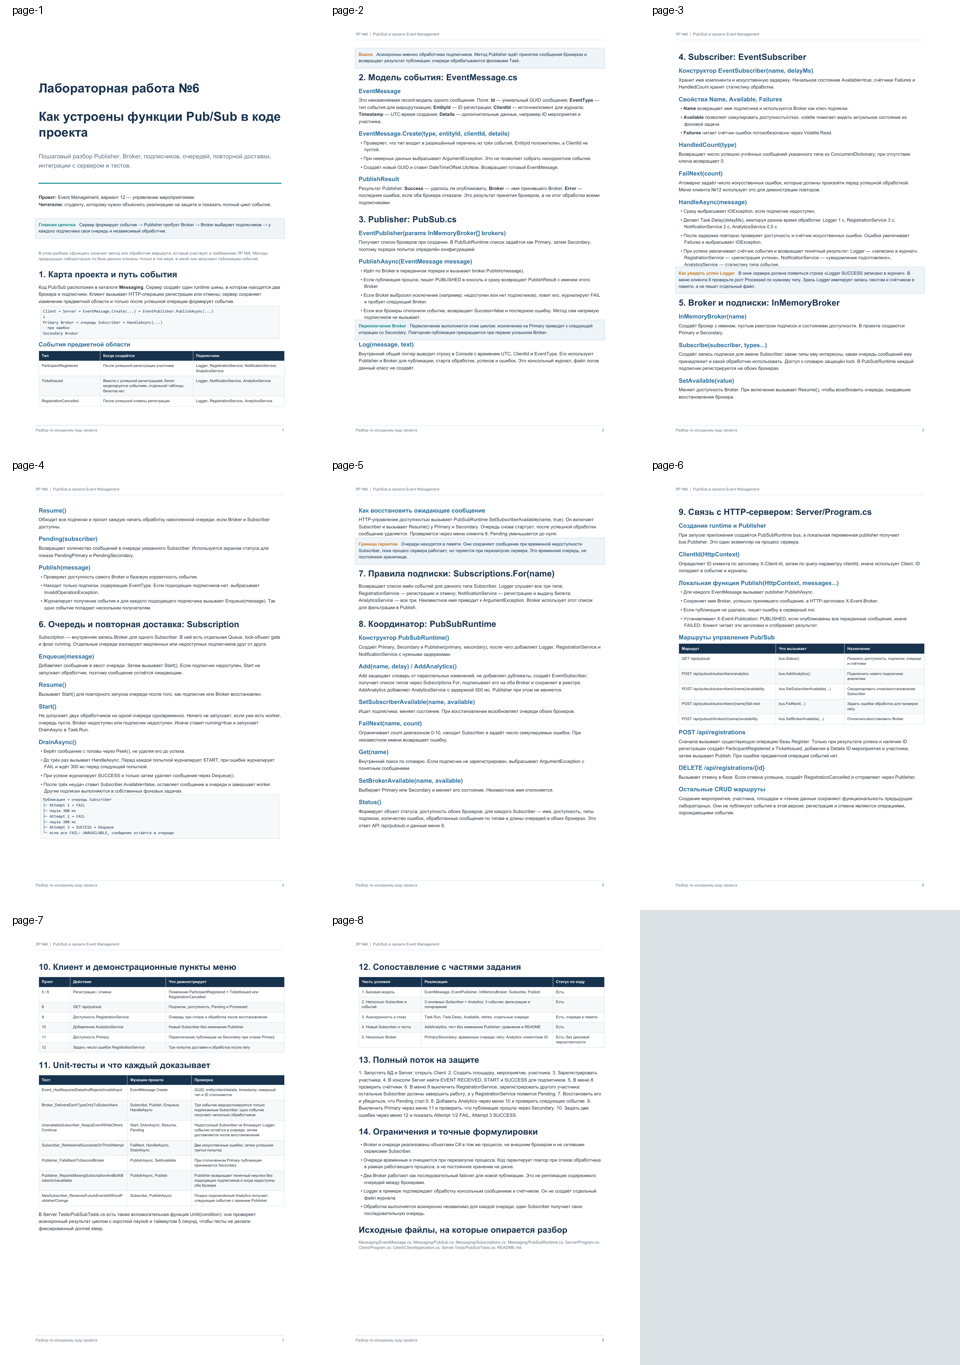

Write the Python code that produced this figure.
from PIL import Image, ImageDraw
from pathlib import Path
fs=sorted(Path('tmp/pdfs/rendered').glob('page-*.png'))
thumbs=[]
for f in fs:
    im=Image.open(f).convert('RGB')
    im.thumbnail((300,425))
    canvas=Image.new('RGB',(320,455),'white')
    canvas.paste(im,((320-im.width)//2,20))
    ImageDraw.Draw(canvas).text((12,4),f.stem,fill='black')
    thumbs.append(canvas)
out=Image.new('RGB',(960,1820),(220,225,230))
for i,im in enumerate(thumbs):
    out.paste(im,((i%3)*320,(i//3)*455))
out.save('tmp/pdfs/contact.png')
print('made contact',len(fs))
